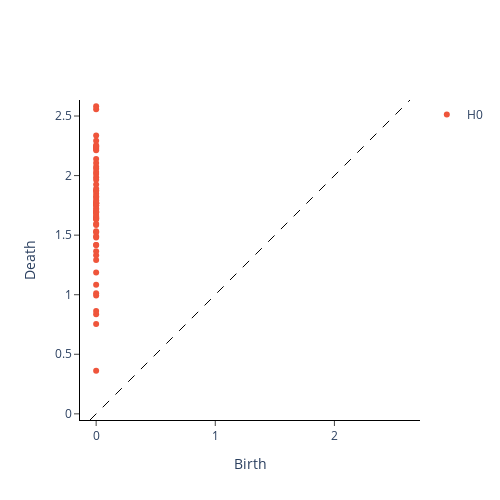

The code cell stored with this chart in its notebook:
### Code cell
homology_dimensions = [0, 1]

cape_persistence = VietorisRipsPersistence(
    homology_dimensions=homology_dimensions, n_jobs=6
)

cape_persistence.fit_transform_plot(cape[None, :, :])
